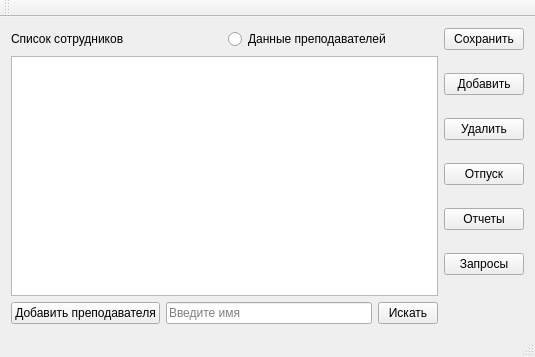
<?xml version="1.0" encoding="UTF-8"?>
<ui version="4.0">
 <class>MainWindow</class>
 <widget class="QMainWindow" name="MainWindow">
  <property name="geometry">
   <rect>
    <x>0</x>
    <y>0</y>
    <width>535</width>
    <height>357</height>
   </rect>
  </property>
  <property name="windowTitle">
   <string>СУБД кадров института</string>
  </property>
  <widget class="QWidget" name="centralWidget">
   <layout class="QGridLayout" name="gridLayout_2">
    <item row="1" column="0">
     <layout class="QHBoxLayout" name="horizontalLayout">
      <item>
       <widget class="QLabel" name="label">
        <property name="text">
         <string>Список сотрудников</string>
        </property>
       </widget>
      </item>
      <item>
       <widget class="QRadioButton" name="radioButton">
        <property name="text">
         <string>Данные преподавателей</string>
        </property>
       </widget>
      </item>
     </layout>
    </item>
    <item row="5" column="1">
     <layout class="QVBoxLayout" name="verticalLayout">
      <item>
       <widget class="QPushButton" name="addButton">
        <property name="text">
         <string>Добавить</string>
        </property>
       </widget>
      </item>
      <item>
       <widget class="QPushButton" name="pushButton">
        <property name="text">
         <string>Удалить</string>
        </property>
       </widget>
      </item>
      <item>
       <widget class="QPushButton" name="pushButton_2">
        <property name="text">
         <string>Отпуск</string>
        </property>
       </widget>
      </item>
      <item>
       <widget class="QPushButton" name="pushButton_3">
        <property name="text">
         <string>Отчеты</string>
        </property>
       </widget>
      </item>
      <item>
       <widget class="QPushButton" name="pushButton_4">
        <property name="text">
         <string>Запросы</string>
        </property>
       </widget>
      </item>
     </layout>
    </item>
    <item row="5" column="0">
     <widget class="QTableView" name="tableView">
      <property name="maximumSize">
       <size>
        <width>3500</width>
        <height>16777215</height>
       </size>
      </property>
     </widget>
    </item>
    <item row="1" column="1">
     <widget class="QPushButton" name="saveButton">
      <property name="text">
       <string>Сохранить</string>
      </property>
     </widget>
    </item>
    <item row="6" column="0">
     <layout class="QHBoxLayout" name="horizontalLayout_3">
      <item>
       <widget class="QPushButton" name="addTeacherButton">
        <property name="text">
         <string>Добавить преподавателя</string>
        </property>
       </widget>
      </item>
      <item>
       <widget class="QLineEdit" name="searchLine">
        <property name="placeholderText">
         <string>Введите имя</string>
        </property>
       </widget>
      </item>
      <item>
       <widget class="QPushButton" name="pushButton_5">
        <property name="maximumSize">
         <size>
          <width>60</width>
          <height>16777215</height>
         </size>
        </property>
        <property name="text">
         <string>Искать</string>
        </property>
       </widget>
      </item>
     </layout>
    </item>
   </layout>
  </widget>
  <widget class="QMenuBar" name="menuBar">
   <property name="geometry">
    <rect>
     <x>0</x>
     <y>0</y>
     <width>535</width>
     <height>20</height>
    </rect>
   </property>
  </widget>
  <widget class="QToolBar" name="mainToolBar">
   <attribute name="toolBarArea">
    <enum>TopToolBarArea</enum>
   </attribute>
   <attribute name="toolBarBreak">
    <bool>false</bool>
   </attribute>
  </widget>
  <widget class="QStatusBar" name="statusBar"/>
 </widget>
 <layoutdefault spacing="6" margin="11"/>
 <resources/>
 <connections/>
</ui>
